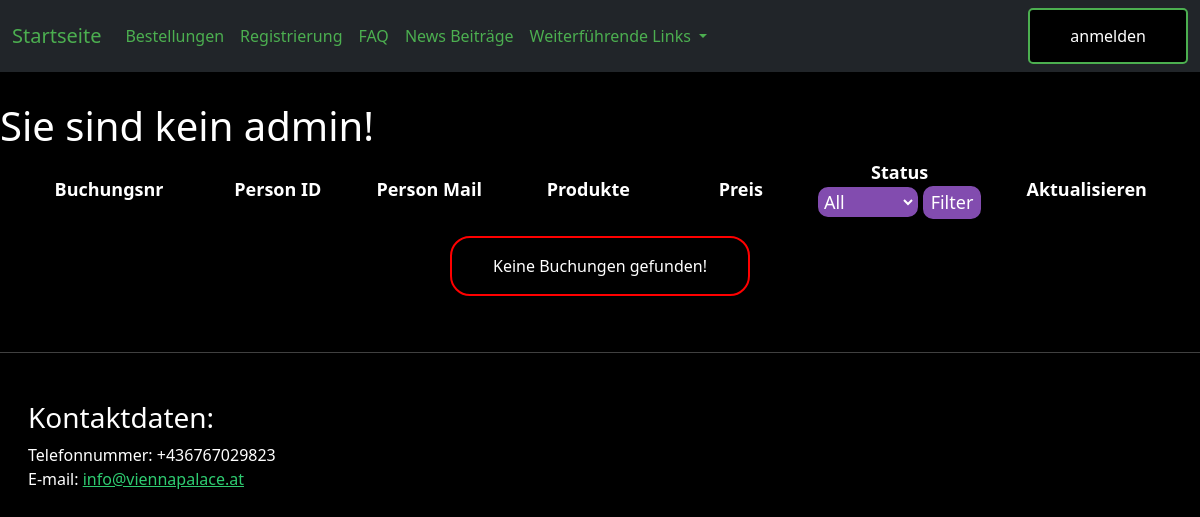
The page /admin/new_show_all_bestellungen.php on the database as committed earlier.
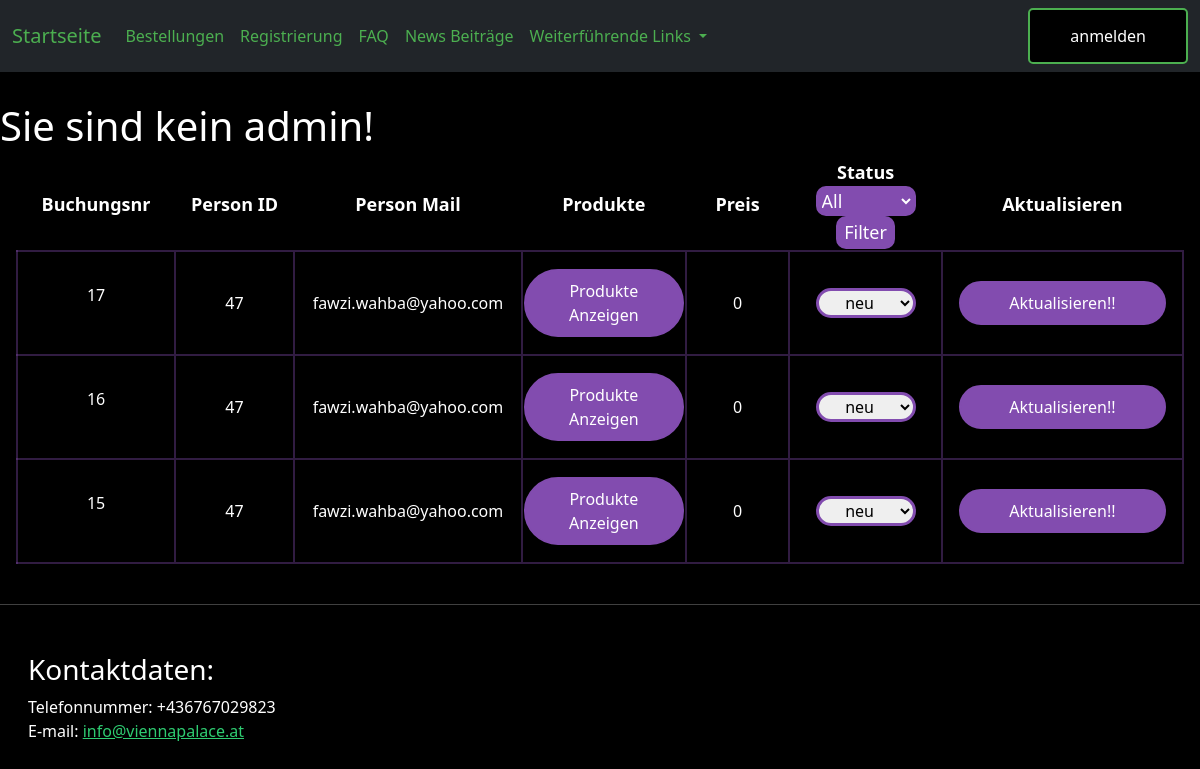
The same page on the database as committed later.
### tables this page shows
CREATE TABLE `bestellungen` (
  `id` int(11) NOT NULL,
  `bestellung_erstellen_fk` int(11) NOT NULL,
  `person_fk` int(11) NOT NULL,
  `status` text NOT NULL DEFAULT 'neu',
  `preis` int(11) NOT NULL
);

### admin/new_show_all_bestellungen.php (the view, shortened to what this page needs)
<?php
include "./admin.php";
?>
<!doctype html>
<html lang="en">
<head>
</head>
<body>
<table class="mx-3">
    <tr>
        <th class="th">Buchungsnr</th>
        <th class="th">Person ID</th>
        <th class="th">Person Mail</th>
        <th class="th">Produkte</th>
        <th class="th">Preis</th>
        <th class="th">Status
            <form method="post" action="">
                <select name="status_filter" class="dropdown_filter" id="status_filter">
                    <option value="" <?php if(!isset($_POST['status_filter'])) echo 'selected';?>>All</option>
                </select>
                <input type="submit" class="dropdown_submit" value="Filter">
            </form>
        </th>
        <th class="th">Aktualisieren</th>
    </tr>
    <?php
    include "../0include/dbaccess.php";
    $sql_bestellungen = "SELECT * FROM `bestellungen` ORDER BY id desc";
    $result_bestellungen = mysqli_query($db_obj, $sql_bestellungen);
    if (mysqli_num_rows($result_bestellungen) > 0) {
        while ($row_bestellungen = mysqli_fetch_assoc($result_bestellungen)) {
            $productData = array();
            $bestellung_erstellen_fk = $row_bestellungen['bestellung_erstellen_fk'];
            $sql_bestellung_erstellen = "SELECT * FROM `bestellung_erstellen` WHERE `id` = $bestellung_erstellen_fk";
            $result_bestellung_erstellen = mysqli_query($db_obj, $sql_bestellung_erstellen);
            $row_bestellung_erstellen = mysqli_fetch_assoc($result_bestellung_erstellen);
            for ($i = 1; $i <= 10; $i++) {
                $produkt_fk = $row_bestellung_erstellen["produkt_" . $i];
                if ($produkt_fk === null) {
                    break;
                }
                $sql_produkte = "SELECT * FROM produkte WHERE id = $produkt_fk";
                $result_produkte = mysqli_query($db_obj, $sql_produkte);
                $row_produkte = mysqli_fetch_assoc($result_produkte);
                $productData[] = array(
                    'name' => $row_produkte['name'],
                    'price' => $row_produkte['preis'],
                    'pfad' => $row_produkte['pfad'],
                    'id' => $row_produkte["id"],
                );
            }
            $person_id = $row_bestellungen["person_fk"];
            $sql_person = "SELECT * FROM `login` WHERE `id` = '$person_id'";
            $result_person = mysqli_query($db_obj, $sql_person);
            $row_person = mysqli_fetch_assoc($result_person);
            $row_person_mail = $row_person["usermail"];
            $json = json_encode($productData);
            echo "<form id='myform'>";
            echo "<tr class='my_tr text-center'>";
            echo "<td><p>$row_bestellungen[id]</p></td>";
            echo "<td>$person_id</td>";
            echo "<td>$row_person_mail</td>";
            echo "<td><button class='collapse-btn button_2  py-2 my-3' data-product-data='" . htmlspecialchars($json, ENT_QUOTES, 'UTF-8') . "'>Produkte Anzeigen</button></td>";
            echo "<td class='text-center right_border'>" . $row_bestellungen["preis"] . "</td>";
            echo "<td class='text-center right_border'>";
            echo "<select name='status' id='status' class='input my-4'>";
            echo "<option value='neu' " . ($row_bestellungen["status"] == "neu" ? "selected" : "") . ">neu</option>";
            echo "</select>";
            echo "</td>";
            echo "<td>";
            echo "<button type='submit' class='button_2 py-2 my-3 px-5' onclick='change_bestellung_data(this)'>Aktualisieren!!</button>";
            echo "</td>";
            echo "</tr>";
            echo "</form>";
        }
    }else {
        echo "</table>";
        echo "<div class='warnung py-3 my-3'>";
        echo "Keine Buchungen gefunden!";
        echo "</div>";
    }
    ?>
</table>
</body>
<?php
include_once "../0include/footer.php"
?>
</html>

Rows that differ between the two databases and show on the page:
added bestellungen: id "17", person_fk "47", person_fk.usermail "fawzi.wahba@yahoo.com", preis "0", status "neu"
added bestellungen: id "16", person_fk "47", person_fk.usermail "fawzi.wahba@yahoo.com", preis "0", status "neu"
added bestellungen: id "15", person_fk "47", person_fk.usermail "fawzi.wahba@yahoo.com", preis "0", status "neu"
Other text that changed with them:
text no longer shown: "Keine Buchungen gefunden!"
